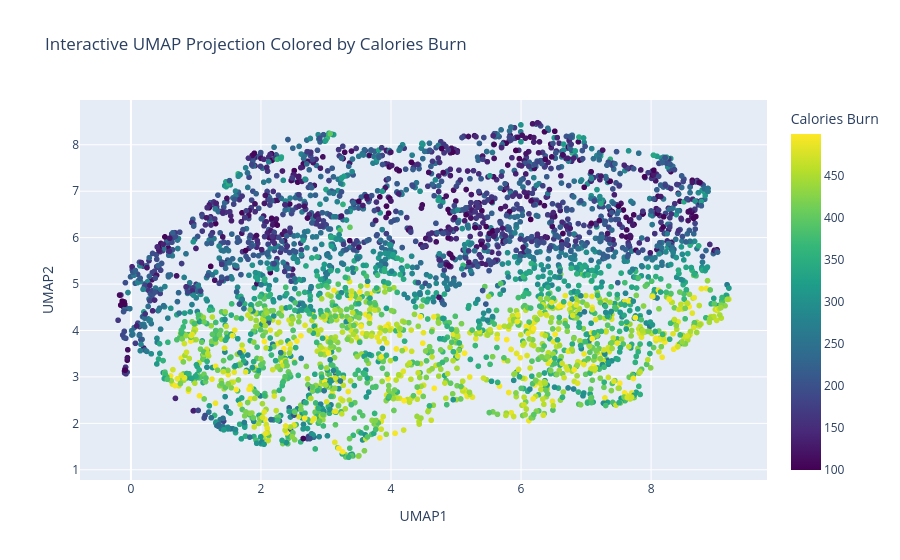

This figure's notebook cell:
### Code cell
# ==========================================
# INTERACTIVE UMAP
# ==========================================
# Interaktiv UMAP-plot som kan användas som extra visualisering eller demo.

fig = px.scatter(
    umap_df,
    x="UMAP1",
    y="UMAP2",
    color="Calories Burn",
    hover_data=["Exercise", "Gender", "Calories Burn"],
    title="Interactive UMAP Projection Colored by Calories Burn",
    color_continuous_scale="viridis"
)

fig.show()

### Figure 1 — Plotly figure (JSON) as saved in the notebook; plotly's stock layout.template omitted (floating-point values rounded to 4 significant figures; data arrays with more than 128 entries replaced by an {"elided": "..."} marker saying what was removed)
{"data": [{"customdata": {"elided": "3864x3 mixed values"}, "hovertemplate": "UMAP1=%{x}<br>UMAP2=%{y}<br>Exercise=%{customdata[0]}<br>Gender=%{customdata[1]}<br>Calories Burn=%{marker.color}<extra></extra>", "legendgroup": "", "marker": {"color": {"elided": "3864 float values"}, "coloraxis": "coloraxis", "symbol": "circle"}, "mode": "markers", "name": "", "showlegend": false, "type": "scattergl", "x": {"elided": "3864 float values"}, "xaxis": "x", "y": {"elided": "3864 float values"}, "yaxis": "y"}], "layout": {"coloraxis": {"colorbar": {"title": {"text": "Calories Burn"}}, "colorscale": [[0, "#440154"], [0.1111, "#482878"], [0.2222, "#3e4989"], [0.3333, "#31688e"], [0.4444, "#26828e"], [0.5556, "#1f9e89"], [0.6667, "#35b779"], [0.7778, "#6ece58"], [0.8889, "#b5de2b"], [1, "#fde725"]]}, "legend": {"tracegroupgap": 0}, "title": {"text": "Interactive UMAP Projection Colored by Calories Burn"}, "xaxis": {"anchor": "y", "domain": [0, 1], "title": {"text": "UMAP1"}}, "yaxis": {"anchor": "x", "domain": [0, 1], "title": {"text": "UMAP2"}}}}
